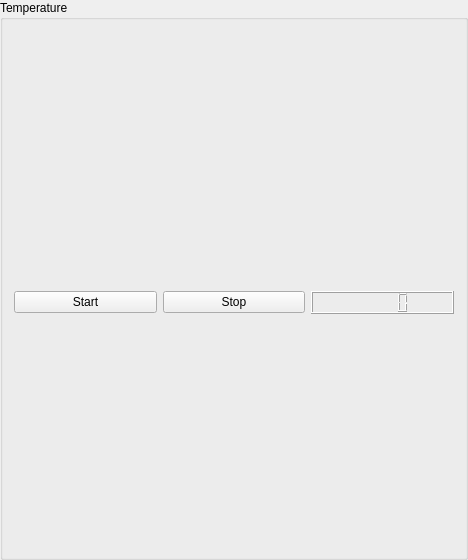
<?xml version="1.0" encoding="UTF-8"?>
<ui version="4.0">
 <class>DruidTemperature</class>
 <widget class="QGroupBox" name="DruidTemperature">
  <property name="geometry">
   <rect>
    <x>0</x>
    <y>0</y>
    <width>468</width>
    <height>560</height>
   </rect>
  </property>
  <property name="windowTitle">
   <string>GroupBox</string>
  </property>
  <property name="title">
   <string>Temperature</string>
  </property>
  <layout class="QGridLayout" name="gridLayout">
   <property name="topMargin">
    <number>40</number>
   </property>
   <item row="1" column="0">
    <widget class="QPushButton" name="_start">
     <property name="text">
      <string>Start</string>
     </property>
    </widget>
   </item>
   <item row="1" column="1">
    <widget class="QPushButton" name="_stop">
     <property name="text">
      <string>Stop</string>
     </property>
    </widget>
   </item>
   <item row="1" column="2">
    <widget class="QLCDNumber" name="_lcd"/>
   </item>
   <item row="0" column="0" colspan="3">
    <layout class="QHBoxLayout" name="_top_layout"/>
   </item>
  </layout>
 </widget>
 <resources/>
 <connections/>
</ui>
